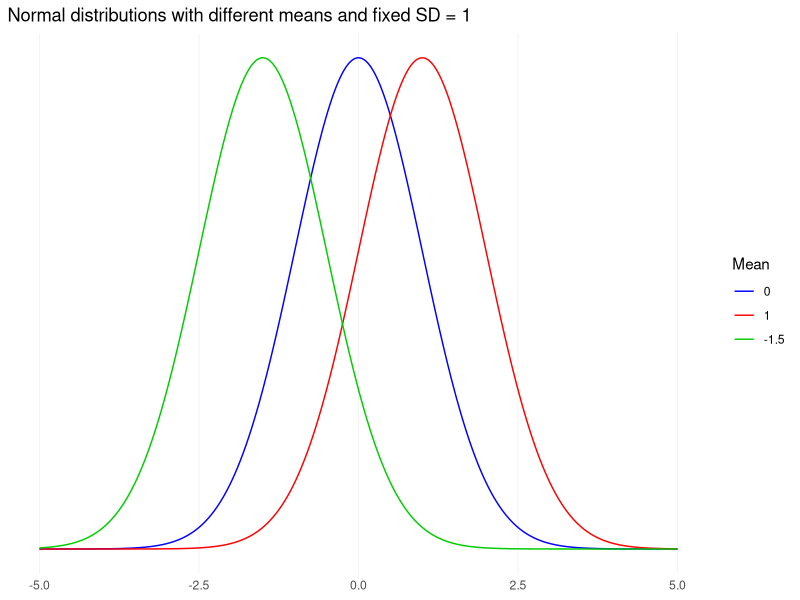
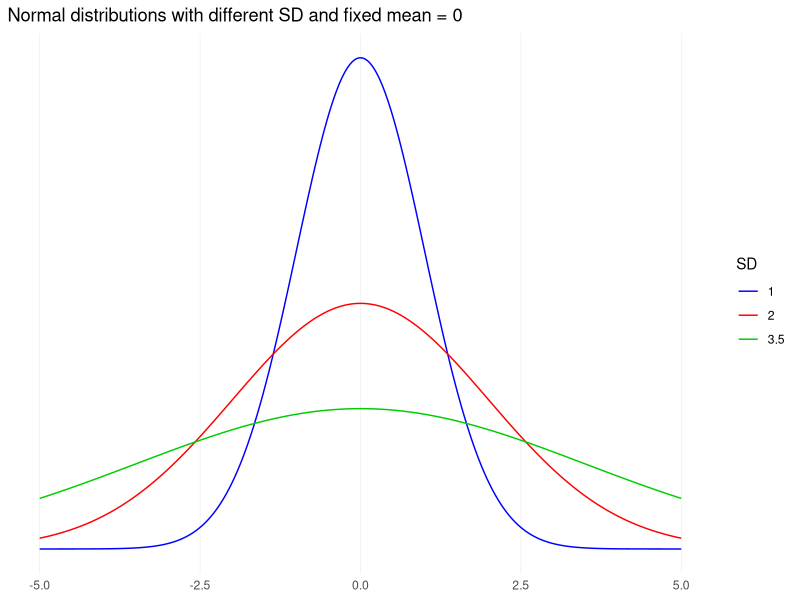
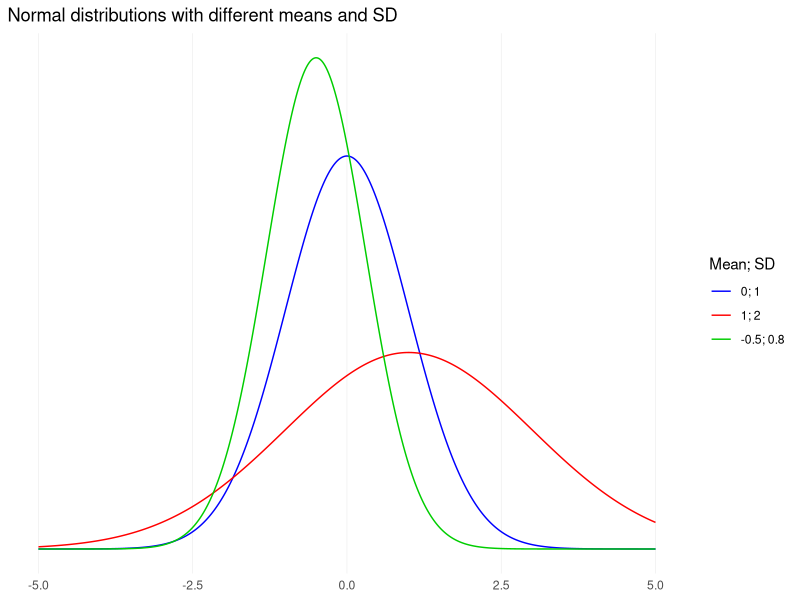
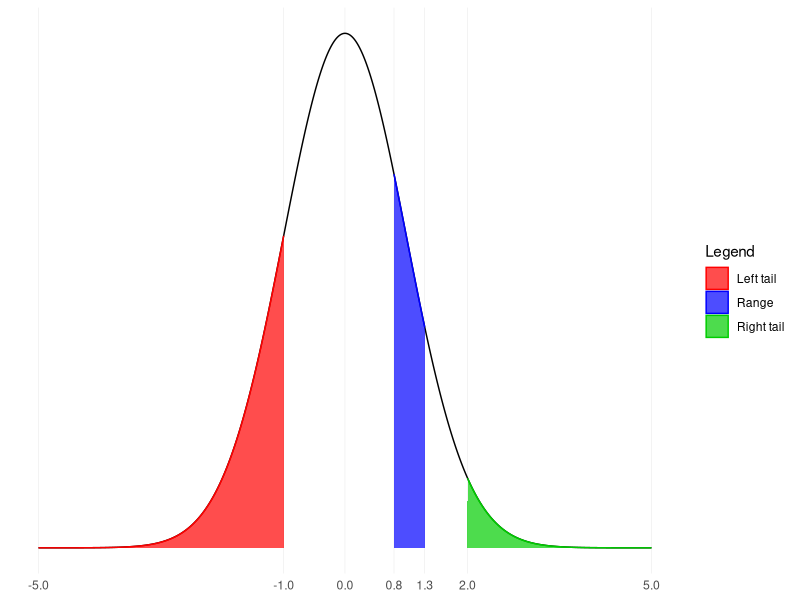
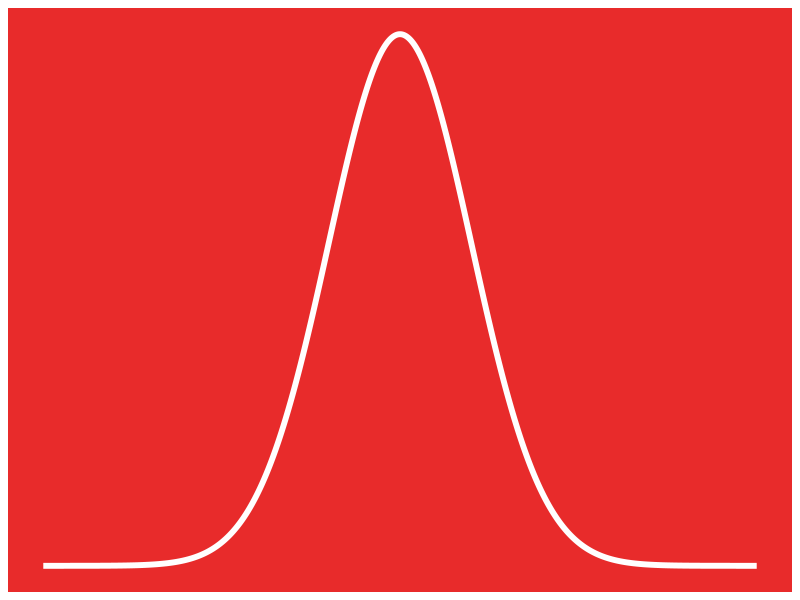

Write the R code that produced these figures, in order.
library(tidyverse)
library(ggplot2)

## Stessa SD
x <- seq(-5, 5, 0.01)
y <- dnorm(x, mean = 0, sd = 1)
y2 <- dnorm(x, mean = 1, sd = 1)
y3 <- dnorm(x, mean = -1.5, sd = 1)

df.mean <- data.frame(x, y, y2, y3) %>%
  gather("y", "y2", "y3", key = "dist", value = "y")
  

ggplot(df.mean) +
  geom_line(aes(x, y, color = dist)) +
  scale_color_manual(labels = c("0", "1", "-1.5"), values = c("blue", "red", "green3")) +
  scale_y_continuous(name = NULL, labels = NULL, breaks = NULL) +
  labs(color = "Mean", title = "Normal distributions with different means and fixed SD = 1") +
  scale_x_continuous(minor_breaks = NULL, name = NULL) +
  theme_minimal(base_line_size = .2)

## Stessa media
x <- seq(-5, 5, 0.01)
y <- dnorm(x, mean = 0, sd = 1)
y2 <- dnorm(x, mean = 0, sd = 2)
y3 <- dnorm(x, mean = 0, sd = 3.5)

df.mean <- data.frame(x, y, y2, y3) %>%
  gather("y", "y2", "y3", key = "dist", value = "y")


ggplot(df.mean) +
  geom_line(aes(x, y, color = dist)) +
  scale_color_manual(labels = c("1", "2", "3.5"), values = c("blue", "red", "green3")) +
  scale_y_continuous(name = NULL, labels = NULL, breaks = NULL) +
  labs(color = "SD", title = "Normal distributions with different SD and fixed mean = 0") +
  scale_x_continuous(minor_breaks = NULL, name = NULL) +
  theme_minimal(base_line_size = .2)

## Tutto variabile
x <- seq(-5, 5, 0.01)
y <- dnorm(x, mean = 0, sd = 1)
y2 <- dnorm(x, mean = 1, sd = 2)
y3 <- dnorm(x, mean = -0.5, sd = 0.8)

df.mean <- data.frame(x, y, y2, y3) %>%
  gather("y", "y2", "y3", key = "dist", value = "y")


ggplot(df.mean) +
  geom_line(aes(x, y, color = dist)) +
  scale_color_manual(labels = c("0; 1", "1; 2", "-0.5; 0.8"), values = c("blue", "red", "green3")) +
  scale_y_continuous(name = NULL, labels = NULL, breaks = NULL) +
  labs(color = "Mean; SD", title = "Normal distributions with different means and SD") +
  scale_x_continuous(minor_breaks = NULL, name = NULL) +
  theme_minimal(base_line_size = .2)


## Intervalli e code
x <- seq(-5, 5, 0.01)
y <- dnorm(x, mean = 0, sd = 1)

xleft <- seq(-5, -1, 0.01)
xrange <- seq(0.8, 1.3, 0.01)
xright <- seq(2, 5, 0.01)


color <- rbind(
  data.frame(x = xleft, color = "1"),
  data.frame(x = xrange, color = "2"),
  data.frame(x = xright, color = "3")
) %>%
  mutate(y = dnorm(x, mean = 0, sd = 1))

ggplot() +
  geom_line(aes(x, y)) +
  geom_area(data = color, aes(x, y, fill = color, color = color), alpha = 0.7)+
  scale_fill_manual(labels = c("Left tail", "Range", "Right tail"), values = c("red", "blue", "green3")) +
  scale_color_manual(labels = c("Left tail", "Range", "Right tail"), values = c("red", "blue", "green3")) +
  labs(fill = "Legend", color = "Legend") +
  scale_y_continuous(name = NULL, labels = NULL, breaks = NULL) +
  scale_x_continuous(minor_breaks = NULL, name = NULL, breaks = c(-5, -1, 0, 0.8, 1.3, 2, 5)) +
  theme_minimal(base_line_size = .2) 
  theme(legend.key.size = unit(.5, 'cm'), #change legend key size
                                      legend.key.height = unit(1, 'cm'), #change legend key height
                                      legend.key.width = unit(1, 'cm'), #change legend key width
                                      legend.title = element_text(size=12, face = "bold"), #change legend title font size
                                      legend.text = element_text(size= 12), axis.text.x = element_text(size = 14)) #change legend text font size)
  
  
  
x <- seq(-5, 5, 0.01)
y <- dnorm(x, mean = 0, sd = 1)
ggplot() +
  geom_line(aes(x, y), color = "white", size = 2) + 
  theme( panel.background = element_rect(fill = "#E82B2B")) +
  scale_y_continuous(name = NULL, labels = NULL, breaks = NULL) +
  scale_x_continuous(minor_breaks = NULL, name = NULL, breaks = NULL)
  
  
  

